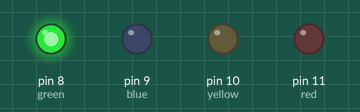
Simulated run of this sketch. Board: Arduino Uno, built with avr-gcc and run on an emulated ATmega328P. Shown: output pins drawn as LEDs (lit = HIGH).

Above: at 0.02 s.
At 6.52 s:
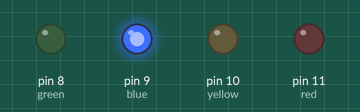
At 11.02 s:
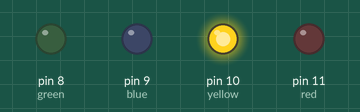
At 12.67 s:
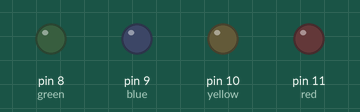
Timing chart, 0 to 13.0 s (numbered marks = the images above):
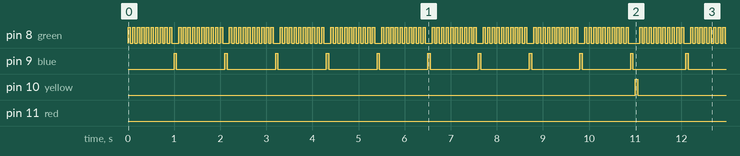

Measured:
- by itself, pin 8 (green): moves between LOW and HIGH, repeating every 2.2 s
- by itself, pin 9 (blue): repeats every 11.1 s: 9 × (LOW 1.1 s, HIGH 0.05 s), LOW 1.2 s, HIGH 0.05 s
- by itself, pin 10 (yellow): alternates HIGH for 0.05 s and LOW for 11.1 s
- by itself, pin 11 (red): LOW → HIGH at 111 s, → LOW 0.05 s later

The sketch:

counter.ino
```cpp
const int green = 8;
const int blue = 9;
const int yellow = 10;
const int red = 11;
const int wait = 50;
void setup() {
  pinMode(green, OUTPUT);
  pinMode(blue, OUTPUT);
  pinMode(yellow, OUTPUT);
  pinMode(red, OUTPUT);
}

void loop() {
  for(int ured = 0; ured < 10; ured++) {
    for(int uyellow = 0; uyellow < 10; uyellow++) {
      for(int ublue = 0; ublue < 10; ublue++) {
        for(int ugreen = 0; ugreen < 10; ugreen++) {
            ublink(green);
            delay(wait);
        }
        ublink(blue);
        delay(wait);
      }
      ublink(yellow);
      delay(wait);
    }
    ublink(red);
    delay(wait);
  }
}

void ublink(int led) {
  digitalWrite(led, HIGH);
  delay(wait);
  digitalWrite(led, LOW);
}
```
